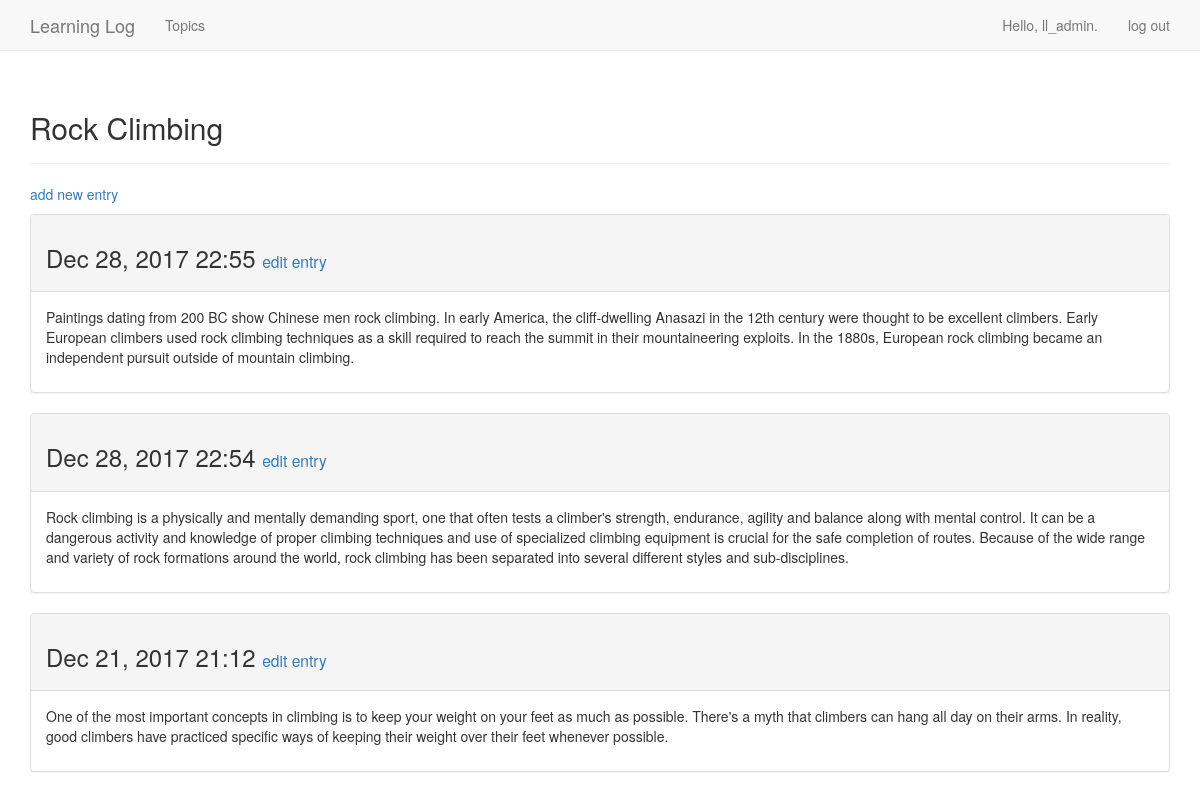
The page /topics/2/ (signed in) on the database its author committed.
### learning_logs/models.py (models this page shows, shortened)
class Topic(models.Model):
	text=models.CharField(max_length=200)
	date_added= models.DateTimeField(auto_now_add= True)
	owner= models.ForeignKey(User, on_delete=models.CASCADE)
	def __str__(self):
		return self.text

class Entry(models.Model):
	topic = models.ForeignKey(Topic, on_delete=models.CASCADE)
	text = models.TextField()
	date_added = models.DateTimeField(auto_now_add= True)
	class Meta:
		verbose_name_plural= 'entries'

### learning_logs/views.py (the view)
# urls.py: path('topics/<int:topic_id>/', views.topic, name= 'topic'),
@login_required
def topic(request, topic_id):
	topic= get_object_or_404(Topic, id=topic_id)
	if topic.owner != request.user:
		raise Http404
	entries= topic.entry_set.order_by('-date_added')
	context= {'topic': topic, 'entries': entries}
	return render(request, 'learning_logs/topic.html', context)

### learning_logs/templates/learning_logs/topic.html
{% extends 'learning_logs/base.html' %}
{% block header %}
  <h2>{{ topic }}</h2>
{% endblock header %}
{% block content %}
  <p>
    <a href="{% url 'learning_logs:new_entry' topic.id %}">add new entry</a>
  </p>
  {% for entry in entries %}
    <div class="panel panel-default">
      <div class="panel-heading">
        <h3>
          {{ entry.date_added|date:'M d, Y H:i' }}
          <small>
            <a href="{% url 'learning_logs:edit_entry' entry.id %}">
              edit entry</a>
          </small>
        </h3>
      </div>
      <div class="panel-body">
        {{ entry.text|linebreaks }}
      </div>
    </div>
  {% empty %}
    There are no entries for this topic yet.
  {% endfor %}
{% endblock content %}

### learning_logs/templates/learning_logs/base.html (shortened to what this page needs)
{% load bootstrap3 %}
<!DOCTYPE html>
<html lang="en">
  <head>
    {% bootstrap_css %}
  </head>
  <body>
    <nav class="navbar navbar-default navbar-static-top">
      <div class="container">
        <div class="navbar-header">
          <a class="navbar-brand" href="{% url 'learning_logs:index' %}">
              Learning Log</a>
        </div>
        <div id="navbar" class="navbar-collapse collapse">
          <ul class="nav navbar-nav">
            <li><a href="{% url 'learning_logs:topics' %}">Topics</a></li>
          </ul>
          <ul class="nav navbar-nav navbar-right">
            {% if user.is_authenticated %}
              <li><a>Hello, {{ user.username }}.</a></li>
              <li><a href="{% url 'users:logout' %}">log out</a></li>
            {% else %}
              <li><a href="{% url 'users:register' %}">register</a></li>
              <li><a href="{% url 'users:login' %}">log in</a></li>
            {% endif %}
          </ul>
        </div>
      </div>
    </nav>
    <div class="container">
      <div class="page-header">
        {% block header %}{% endblock %}
      </div>
      <div>
        {% block content %}{% endblock %}
      </div>
    </div>
  </body>
</html>

### rows shown on the page
Topic: text "Rock Climbing"
Entry: date_added "Dec 28, 2017 22:55", text "Paintings dating from 200 BC show Chinese men rock climbing. In early America, the cliff-dwelling Anasazi in the 12th century were thought to be excellent climbers. Early European climbers used rock climbing techniques as a skill required to reach the summit in their mountaineering exploits. In the 1880s, European rock climbing became an independent pursuit outside of mountain climbing."
Entry: date_added "Dec 28, 2017 22:54", text "Rock climbing is a physically and mentally demanding sport, one that often tests a climber's strength, endurance, agility and balance along with mental control. It can be a dangerous activity and knowledge of proper climbing techniques and use of specialized climbing equipment is crucial for the safe completion of routes. Because of the wide range and variety of rock formations around the world, rock climbing has been separated into several different styles and sub-disciplines."
Entry: date_added "Dec 21, 2017 21:12", text "One of the most important concepts in climbing is to keep your weight on your feet as much as possible. There's a myth that climbers can hang all day on their arms. In reality, good climbers have practiced specific ways of keeping their weight over their feet whenever possible."

### other values the page prints
{{ user.username }} "ll_admin"
